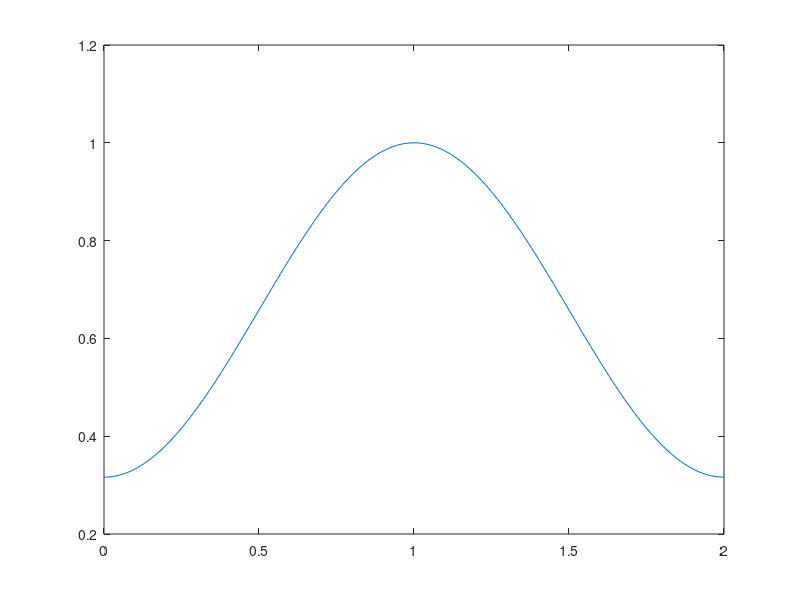

Write MATLAB code to recreate this figure.
prompt = 'What is the value of rNL? ';
rnl = input(prompt);
z=0:0.01:2;
fNL=((1-10^(rnl/10))/(2*10^(rnl/10)))*(((1+10^(rnl/10))/(1-10^(rnl/10)))-cos(pi*z-pi));
plot(z,fNL);
hold on;